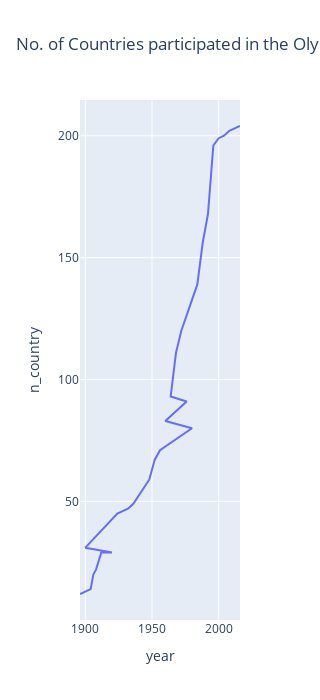

Notebook source saved alongside this figure:
### Code cell
fig = px.line(nations_over_time,x='year',y='n_country',title = "No. of Countries participated in the Olympics per Year", height =700, width = 100)
fig.show()

### Figure 1 — Plotly figure (JSON) as saved in the notebook; plotly's stock layout.template omitted (floating-point values rounded to 4 significant figures)
{"data": [{"hovertemplate": "year=%{x}<br>n_country=%{y}<extra></extra>", "legendgroup": "", "line": {"color": "#636efa", "dash": "solid"}, "marker": {"symbol": "circle"}, "mode": "lines", "name": "", "orientation": "v", "showlegend": false, "type": "scatter", "x": [2016, 2012, 2008, 2004, 2000, 1996, 1992, 1988, 1984, 1972, 1968, 1964, 1976, 1960, 1980, 1956, 1952, 1948, 1936, 1932, 1928, 1924, 1900, 1920, 1912, 1908, 1906, 1904, 1896], "xaxis": "x", "y": [204, 203, 202, 200, 199, 196, 168, 156, 139, 120, 111, 93, 91, 83, 80, 71, 67, 59, 49, 47, 46, 45, 31, 29, 29, 22, 20, 14, 12], "yaxis": "y"}], "layout": {"height": 700, "legend": {"tracegroupgap": 0}, "title": {"text": "No. of Countries participated in the Olympics per Year"}, "width": 100, "xaxis": {"anchor": "y", "domain": [0, 1], "title": {"text": "year"}}, "yaxis": {"anchor": "x", "domain": [0, 1], "title": {"text": "n_country"}}}}
